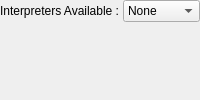
     <widget class="QWidget" name="wInterpreters" >
      <layout class="QGridLayout" >
       <property name="leftMargin" >
        <number>0</number>
       </property>
       <property name="topMargin" >
        <number>0</number>
       </property>
       <property name="rightMargin" >
        <number>0</number>
       </property>
       <property name="bottomMargin" >
        <number>0</number>
       </property>
       <property name="horizontalSpacing" >
        <number>3</number>
       </property>
       <property name="verticalSpacing" >
        <number>3</number>
       </property>
       <item row="0" column="0" >
        <widget class="QLabel" name="lInterpreters" >
         <property name="text" >
          <string>Interpreters Available :</string>
         </property>
        </widget>
       </item>
       <item row="0" column="1" >
        <widget class="QComboBox" name="cbInterpreters" >
         <property name="sizePolicy" >
          <sizepolicy vsizetype="Fixed" hsizetype="Expanding" >
           <horstretch>0</horstretch>
           <verstretch>0</verstretch>
          </sizepolicy>
         </property>
         <item>
          <property name="text" >
           <string>None</string>
          </property>
         </item>
        </widget>
       </item>
       <item row="1" column="0" colspan="2" >
        <widget class="QStackedWidget" name="swInterpreters" >
         <property name="currentIndex" >
          <number>0</number>
         </property>
         <widget class="QWidget" name="wInterpreterNone" />
        </widget>
       </item>
      </layout>
     </widget>
